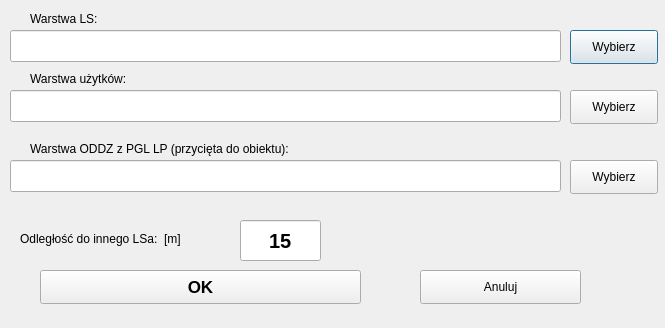
<?xml version="1.0" encoding="UTF-8"?>
<ui version="4.0">
 <class>Dialog</class>
 <widget class="QDialog" name="Dialog">
  <property name="geometry">
   <rect>
    <x>0</x>
    <y>0</y>
    <width>665</width>
    <height>328</height>
   </rect>
  </property>
  <property name="minimumSize">
   <size>
    <width>665</width>
    <height>248</height>
   </size>
  </property>
  <property name="maximumSize">
   <size>
    <width>665</width>
    <height>648</height>
   </size>
  </property>
  <property name="windowTitle">
   <string>Dialog</string>
  </property>
  <widget class="QLabel" name="label">
   <property name="geometry">
    <rect>
     <x>30</x>
     <y>10</y>
     <width>441</width>
     <height>18</height>
    </rect>
   </property>
   <property name="font">
    <font>
     <family>Arial</family>
    </font>
   </property>
   <property name="text">
    <string>Warstwa LS:</string>
   </property>
  </widget>
  <widget class="QLineEdit" name="lineEdit_ls">
   <property name="geometry">
    <rect>
     <x>10</x>
     <y>30</y>
     <width>551</width>
     <height>32</height>
    </rect>
   </property>
   <property name="font">
    <font>
     <family>Arial</family>
    </font>
   </property>
  </widget>
  <widget class="QPushButton" name="pushButton_ls">
   <property name="geometry">
    <rect>
     <x>570</x>
     <y>30</y>
     <width>88</width>
     <height>34</height>
    </rect>
   </property>
   <property name="font">
    <font>
     <family>Arial</family>
    </font>
   </property>
   <property name="text">
    <string>Wybierz</string>
   </property>
  </widget>
  <widget class="QLabel" name="label_2">
   <property name="geometry">
    <rect>
     <x>30</x>
     <y>140</y>
     <width>511</width>
     <height>18</height>
    </rect>
   </property>
   <property name="font">
    <font>
     <family>Arial</family>
    </font>
   </property>
   <property name="text">
    <string>Warstwa ODDZ z PGL LP (przycięta do obiektu):</string>
   </property>
  </widget>
  <widget class="QLineEdit" name="lineEdit_oddz">
   <property name="geometry">
    <rect>
     <x>10</x>
     <y>160</y>
     <width>551</width>
     <height>32</height>
    </rect>
   </property>
   <property name="font">
    <font>
     <family>Arial</family>
    </font>
   </property>
  </widget>
  <widget class="QPushButton" name="pushButton_oddz">
   <property name="geometry">
    <rect>
     <x>570</x>
     <y>160</y>
     <width>88</width>
     <height>34</height>
    </rect>
   </property>
   <property name="font">
    <font>
     <family>Arial</family>
    </font>
   </property>
   <property name="text">
    <string>Wybierz</string>
   </property>
  </widget>
  <widget class="QLabel" name="label_3">
   <property name="geometry">
    <rect>
     <x>20</x>
     <y>230</y>
     <width>211</width>
     <height>18</height>
    </rect>
   </property>
   <property name="font">
    <font>
     <family>Arial</family>
    </font>
   </property>
   <property name="text">
    <string>Odległość do innego LSa:  [m]</string>
   </property>
  </widget>
  <widget class="QLineEdit" name="lineEdit_odl">
   <property name="geometry">
    <rect>
     <x>240</x>
     <y>220</y>
     <width>81</width>
     <height>41</height>
    </rect>
   </property>
   <property name="font">
    <font>
     <family>Arial</family>
     <pointsize>15</pointsize>
     <weight>75</weight>
     <bold>true</bold>
    </font>
   </property>
   <property name="text">
    <string>15</string>
   </property>
   <property name="maxLength">
    <number>30</number>
   </property>
   <property name="alignment">
    <set>Qt::AlignCenter</set>
   </property>
  </widget>
  <widget class="QPushButton" name="pushButton_ok">
   <property name="geometry">
    <rect>
     <x>40</x>
     <y>270</y>
     <width>321</width>
     <height>34</height>
    </rect>
   </property>
   <property name="font">
    <font>
     <family>Arial</family>
     <pointsize>13</pointsize>
     <weight>75</weight>
     <bold>true</bold>
    </font>
   </property>
   <property name="text">
    <string>OK</string>
   </property>
  </widget>
  <widget class="QPushButton" name="pushButton_anuluj">
   <property name="geometry">
    <rect>
     <x>420</x>
     <y>270</y>
     <width>161</width>
     <height>34</height>
    </rect>
   </property>
   <property name="font">
    <font>
     <family>Arial</family>
    </font>
   </property>
   <property name="text">
    <string>Anuluj</string>
   </property>
  </widget>
  <widget class="QLabel" name="label_uwagi">
   <property name="geometry">
    <rect>
     <x>20</x>
     <y>200</y>
     <width>601</width>
     <height>18</height>
    </rect>
   </property>
   <property name="font">
    <font>
     <family>Arial</family>
     <italic>true</italic>
    </font>
   </property>
   <property name="styleSheet">
    <string notr="true">QLabel { color : rgb(255, 0, 0);}</string>
   </property>
   <property name="text">
    <string/>
   </property>
  </widget>
  <widget class="QLabel" name="label_4">
   <property name="geometry">
    <rect>
     <x>30</x>
     <y>70</y>
     <width>441</width>
     <height>18</height>
    </rect>
   </property>
   <property name="font">
    <font>
     <family>Arial</family>
    </font>
   </property>
   <property name="text">
    <string>Warstwa użytków:</string>
   </property>
  </widget>
  <widget class="QLineEdit" name="lineEdit_uz">
   <property name="geometry">
    <rect>
     <x>10</x>
     <y>90</y>
     <width>551</width>
     <height>32</height>
    </rect>
   </property>
   <property name="font">
    <font>
     <family>Arial</family>
    </font>
   </property>
  </widget>
  <widget class="QPushButton" name="pushButton_uz">
   <property name="geometry">
    <rect>
     <x>570</x>
     <y>90</y>
     <width>88</width>
     <height>34</height>
    </rect>
   </property>
   <property name="font">
    <font>
     <family>Arial</family>
    </font>
   </property>
   <property name="text">
    <string>Wybierz</string>
   </property>
  </widget>
 </widget>
 <resources/>
 <connections/>
</ui>
